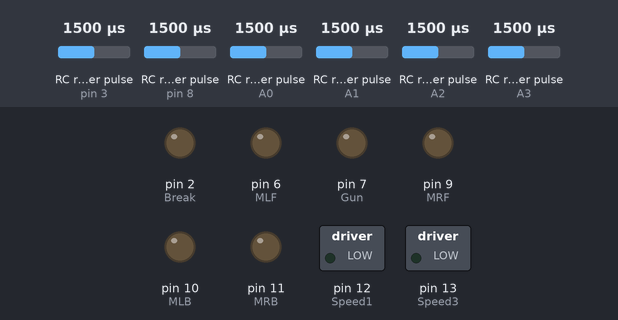
Bench run of a sketch on a simulated Arduino Uno, built with avr-gcc and run on an emulated ATmega328P. On the bench: switched loads named in the sketch (green lamp = pin HIGH), output pins drawn as LEDs (lit = HIGH). Wiring (inferred from the names in the program): 6 × RC receiver channel: data A1 / data A2 / data A3 / data pin 3 / data pin 8 / data A0. The inputs (shaded band) are chosen by the test bench; at power-on: RC receiver pulse (sensors on pin 3, pin 8, A0, A1, A2, A3) 1500 µs.

Above: at 1.2 s.
1.3 s: RC receiver pulse (sensor on pin 3) set to 1682 µs
2.8 s: RC receiver pulse (sensor on pin 3) set to 1716 µs
At 3.6 s:
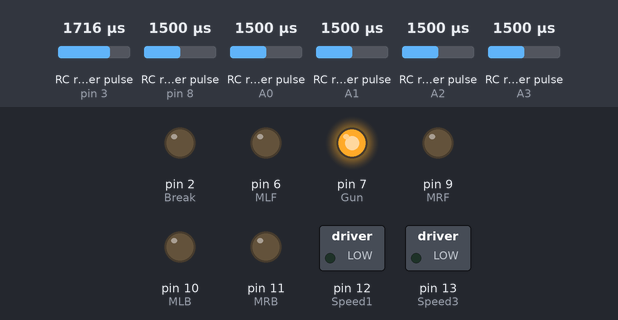
4.5 s: RC receiver pulse (sensor on pin 8) set to 1106 µs
6.0 s: RC receiver pulse (sensor on pin 8) set to 1082 µs
At 7.0 s:
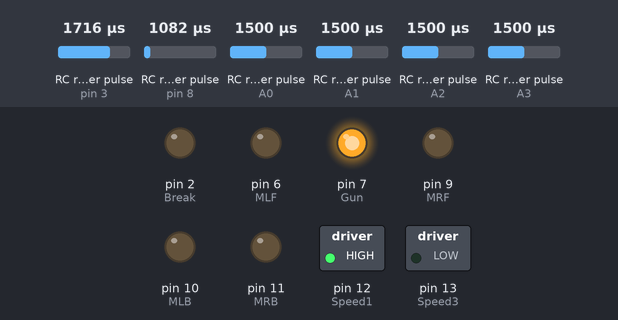
7.6 s: RC receiver pulse (sensor on A0) set to 1107 µs
9.1 s: RC receiver pulse (sensor on A0) set to 1091 µs
At 10.6 s:
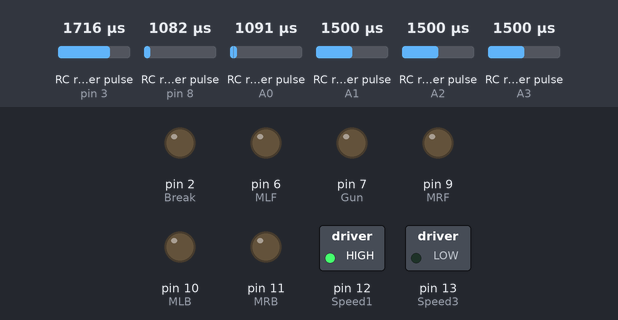
Timing chart, 0 to 11.7 s (numbered marks = the images above; inputs shaded):
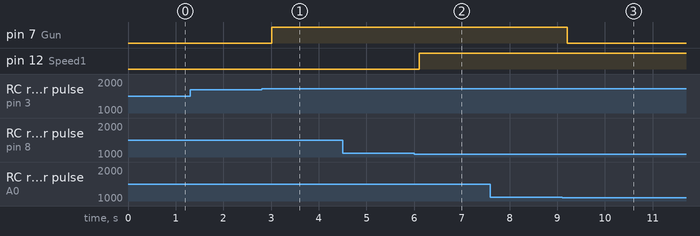

Measured:
- the behaviour switches between 1699 and 1700 µs on RC receiver pulse (sensor on pin 3) (found by bisection; images 0 and 1)
- the behaviour switches between 1099 and 1098 µs on RC receiver pulse (sensor on pin 8) (found by bisection; images 1 and 2)
- the behaviour switches between 1100 and 1099 µs on RC receiver pulse (sensor on A0) (found by bisection; images 2 and 3)
- after the input at 1.3 s, every drawn part: stays the same
- after the input at 2.8 s, pin 7 (Gun): LOW → HIGH after 0.21 s
- after the input at 4.5 s, every drawn part: stays the same
- after the input at 6.0 s, pin 12 (Speed1): LOW → HIGH after 0.11 s
- after the input at 7.6 s, every drawn part: stays the same
- after the input at 9.1 s, pin 7 (Gun): HIGH → LOW after 0.11 s

The sketch:

RobotWar_3.0.ino
```cpp
#define CH1 A2 // X ПРАВОГО ДЖОЙСТИКА
#define CH2 A3 // Y ПРАВОГО ДЖОЙСТИКА
#define CH3 A4 // Y ЛЕВОГО ДЖОЙСТИКА
#define CH4 A5 // X ЛЕВОГО ДЖОЙСТИКА
#define CH10 A1
#define CH7 A0
#define CH9 8
#define CH5 3


// #define CH5 6
// #define CH6 7

#define MLF 6
#define MRF 9
#define MLB 10
#define MRB 11
#define Break 2
#define Gun 7
#define Speed1 12
#define Speed3 13

int CH1_value = 0;
int CH11_value = 0;
int CH2_value = 0;
int CH21_value = 0;

bool isGun = 0;
bool isBreak = 0;
bool action = 0;

// cvd - CH10
enum Direction {
  Idle,
  Up,
  Down,
  Left,
  Right,
  UpLeft,
  UpRight,
  DownLeft,
  DownRight,
};

Direction direction;

void setup() {
  Serial.begin(9600);

  pinMode(CH1, INPUT);
  pinMode(CH2, INPUT);
  pinMode(CH3, INPUT);
  pinMode(CH4, INPUT);
  pinMode(CH5, INPUT);
  pinMode(CH9, INPUT);
  pinMode(CH10, INPUT);

  pinMode(MLF, OUTPUT);
  pinMode(MRF, OUTPUT);
  pinMode(MLB, OUTPUT);
  pinMode(MRB, OUTPUT);
  pinMode(Gun, OUTPUT);

  pinMode(Break, OUTPUT);

  pinMode(Speed1, OUTPUT);
  pinMode(Speed3, OUTPUT);

  digitalWrite(MLF, LOW);
  digitalWrite(MRF, LOW);
  digitalWrite(MLB, LOW);
  digitalWrite(MRB, LOW);
}

void loop() {
  // CH4 (x - правый джостик):
  // down 1000
  // up 2000
  // mid 1500
//

  if(pulseIn(CH10, HIGH)<1100) {
    isBreak = 1;
    }
  else isBreak = 0;

  int CH1_value = map(pulseIn(CH1, HIGH), 1500, 2000, 0, 160);// поворот вправо(1 и 4 колесо)
  int CH11_value = map(pulseIn(CH1, HIGH), 980, 1500, 160, 0);//поворот влево(2 и 3 колесо)
  int CH2_value = map(pulseIn(CH2, HIGH), 1500, 2000, 0, 160);//процент хода вперед(1 и 2 колесо)
  int CH21_value = map(pulseIn(CH2, HIGH), 980, 1500, 160, 0);//процент заднего хода(3 и 4 колесо)

  action = 0;
  if(pulseIn(CH1, HIGH)>1600){
    direction = Right;
    action = 1;
  }
  if(pulseIn(CH1, HIGH)<1400){
    direction = Left;
    action = 1;
  }
  if(pulseIn(CH2, HIGH)>1600){
    direction = Up;
    action = 1;
  }
  if(pulseIn(CH2, HIGH)<1400){
    direction = Down;
    action = 1;
  }


  if(pulseIn(CH1, HIGH)>1600 && pulseIn(CH2, HIGH)>1600){
    direction = UpRight;
    action = 1;
  }
  if(pulseIn(CH1, HIGH)<1400 && pulseIn(CH2, HIGH)>1600){
    direction = UpLeft;
    action = 1;
  }
  if(pulseIn(CH1, HIGH)>1600 && (pulseIn(CH2, HIGH)<1400)){
    direction = DownRight;
    action = 1;
  }
  if(pulseIn(CH1, HIGH)<1400 && (pulseIn(CH2, HIGH)<1400)){
    direction = DownLeft;
    action = 1;
  }

  if(action==0)
  direction = Idle;

  switch(direction) {
    case Idle: {

      digitalWrite(Break, isBreak);


      analogWrite(MLF, 0);
      analogWrite(MRF, 0);
      analogWrite(MLB, 0);
      analogWrite(MRB, 0);

      // Serial.println("ALL WHEEL = 0 ");

      break;
    }
    case Up: {
      analogWrite(MLF, CH2_value);
      analogWrite(MRF, CH2_value);
      analogWrite(MLB, 0);
      analogWrite(MRB, 0);

      digitalWrite(Break, 0);


      /* Serial.print("1 WHEEL =");
      Serial.println(CH2_value);
      Serial.print("2 WHEEL =");
      Serial.println(CH2_value);*/

      break;
    }
    case Right: {
      analogWrite(MLF, CH1_value);
      analogWrite(MRB, CH1_value);
      analogWrite(MRF, 0);
      analogWrite(MLB, 0);

      digitalWrite(Break, 0);

      /* Serial.print("1 WHEEL =");
      Serial.println(CH1_value);
      Serial.print("4 WHEEL =");
      Serial.println(CH1_value); */

      break;
    }
    case Left: {
      analogWrite(MRF, CH11_value);
      analogWrite(MLB, CH11_value);
      analogWrite(MLF, 0);
      analogWrite(MRB, 0);

      digitalWrite(Break, 0);


      /* Serial.print("2 WHEEL =");
      Serial.println(CH11_value);
      Serial.print("3 WHEEL =");
      Serial.println(CH11_value); */

      break;
    }

    case Down: {
      analogWrite(MLB, CH21_value);
      analogWrite(MRB, CH21_value);
      analogWrite(MLF, 0);
      analogWrite(MRF, 0);

      digitalWrite(Break, 0);

      /* Serial.print("3 WHEEL =");
      Serial.println(CH21_value);
      Serial.print("4 WHEEL =");
      Serial.println(CH21_value); */

      break;
    }

    case UpLeft: {
      analogWrite(MRF, CH2_value);
      analogWrite(MLF, 0);
      analogWrite(MLB, 0);
      analogWrite(MRB, 0);

      digitalWrite(Break, 0);


      /* Serial.print("2 WHEEL =");
      Serial.println(CH2_value);
      Serial.print("1 WHEEL =");
      Serial.println(0); */

      break;
    }

    case UpRight: {
      analogWrite(MRF, CH2_value);
      analogWrite(MLF, 0);
      analogWrite(MLB, 0);
      analogWrite(MRB, 0);

      digitalWrite(Break, 0);


      /* Serial.print("1 WHEEL =");
      Serial.println(CH2_value);
      Serial.print("2 WHEEL =");
      Serial.println(0); */

      break;
    }

    case DownLeft:{
      analogWrite(MRB, CH2_value);
      analogWrite(MLB, 0);
      analogWrite(MLF, 0);
      analogWrite(MRF, 0);

      digitalWrite(Break, 0);


      /* Serial.print("4 WHEEL =");
      Serial.println(CH21_value);
      Serial.print("3 WHEEL =");
      Serial.println(0); */

      break;
    }

    case DownRight:{
      analogWrite(MLB, CH2_value);
      analogWrite(MRB, 0);
      analogWrite(MLF, 0);
      analogWrite(MRF, 0);

      digitalWrite(Break, 0);


      /* Serial.print("3 WHEEL =");
      Serial.println(CH21_value);
      Serial.print("4 WHEEL =");
      Serial.println(0); */

      break;
    }
  }


  if(pulseIn(CH5, HIGH)>1700){
  isGun=1;
  }
  else isGun=0;


  if(pulseIn(CH7, HIGH)>1100 && isGun==1){
    digitalWrite(Gun, HIGH);
  }
  else digitalWrite(Gun,LOW);

  if(pulseIn(CH9, HIGH)<1100 ){
    digitalWrite(Speed1, HIGH);
    digitalWrite(Speed3, LOW);
  }
  if(pulseIn(CH9, HIGH)>1100 && pulseIn(CH9, HIGH)<1800){
    digitalWrite(Speed3, LOW);
    digitalWrite(Speed1, LOW);
  }
 if(pulseIn(CH9, HIGH)>1800){
    digitalWrite(Speed3, HIGH);
    digitalWrite(Speed1, LOW);
  }


  delay(1);
}


/*
  int joyLeftY = pulseIn(CH1, HIGH);
  int joyLeftX = pulseIn(CH2, HIGH);

 /* analogWrite( , CH1_value );
  analogWrite( , CH1_value );
  analogWrite( , CH1_value );
  analogWrite( , CH1_value );


Serial.print((joyLeftY - 1500) + (joyLeftX - 1500));
Serial.print(" ");
Serial.println( joyLeftY - 1500 );
Serial.print(1);
Serial.print(" ");
Serial.println( 1);
Serial.println("");

Serial.println(' ');
*/


/*
  if(CH1_value >0){
    Serial.print("1 WHEEL =");
    Serial.println(CH1_value);
    Serial.print("4 WHEEL =");
    Serial.println(CH1_value);
  }
  if(CH11_value <1500){
    Serial.print("2 WHEEL =");
    Serial.println(CH11_value);
    Serial.print("3 WHEEL =");
    Serial.println(CH11_value);
  }
  if(CH2_value >1500){
    Serial.print("1 WHEEL =");
    Serial.println(CH2_value);
    Serial.print("2 WHEEL =");
    Serial.println(CH2_value);
  }
  if(CH21_value <1500){
    Serial.print("3 WHEEL =");
    Serial.println(CH21_value);
    Serial.print("4 WHEEL =");
    Serial.println(CH21_value);
  }
*/
/*
int PWM3_value = map(, 0, 255, 0, 100);

  bool idle1 = false;
  if(pulseIn(CH2, HIGH) >= 1700) {
    direction = forward;
    idle1 = false;
    Serial.println("Forward");
  } else if(pulseIn(CH2, HIGH) <= 1200) {
    direction = backward;
    idle1 = false;
    Serial.println("Backward");
  } else {
    idle1 = true;
  }

  bool idle2 = false;
  if(pulseIn(CH1, HIGH) <= 1200) {
    direction = left;
    idle2 = false;
    Serial.println("Left");
  } else if(pulseIn(CH1, HIGH) >= 1700) {
    direction = right;
    idle2 = false;
    Serial.println("Right");
  } else {
    idle2 = true;
  }

  if(idle1 && idle2) {
    direction = idle;
    Serial.println("Idle");
  }

  switch(direction) {
    case idle: {
      digitalWrite(MLF, LOW);
      digitalWrite(MRF, LOW);
      digitalWrite(MLB, LOW);
      digitalWrite(MRB, LOW);
      break;
    }
    case forward: {
      digitalWrite(MLF, HIGH);
      digitalWrite(MRF, HIGH);
      break;
    }
  }
*/
```
